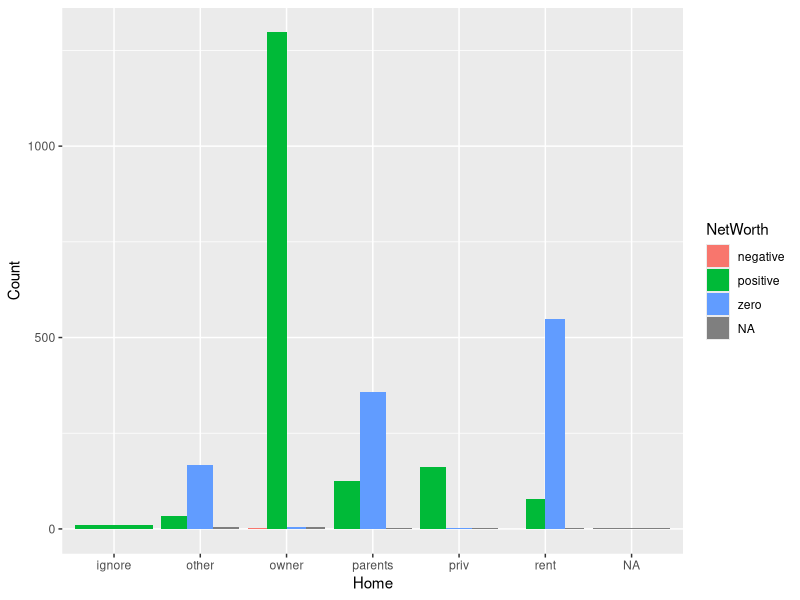
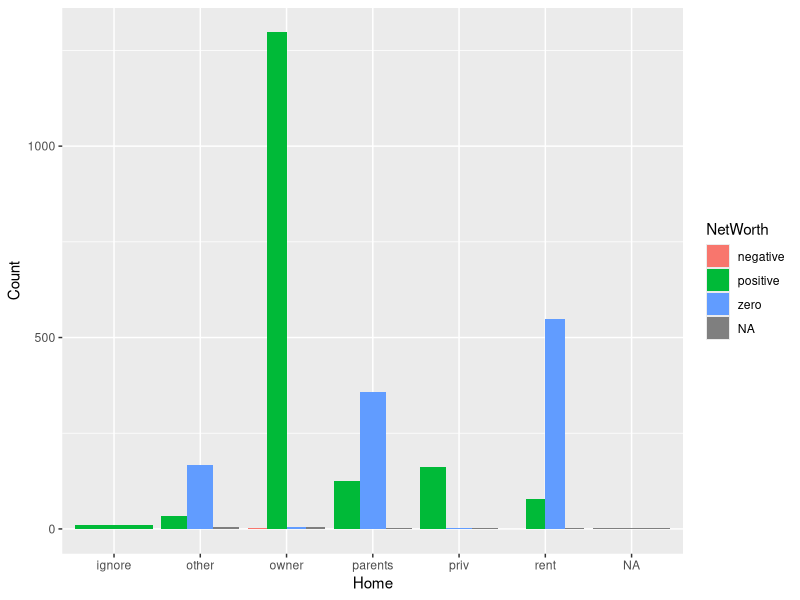

These figures' R source, in order:
## ---- chunk 1
library(dplyr)
library(readr)
customers <- read_csv("credit_data.csv")
customers
## ---- chunk 2
customers %>%
  select(id, Status, Time, Amount, Price)
## ---- chunk 3
select(customers, id, Status, Time, Amount, Price)
## ---- chunk 4
customers %>% 
  select(id:Marital)
## ---- chunk 5
customers %>% 
  select(1:5)
## ---- chunk 6
customers %>% 
  select(-Records)
## ---- chunk 7
customers %>% 
  select(id:Job, Amount, -Records)
## ---- chunk 8
customers %>% 
  select(starts_with("A"))
## ---- chunk 9
customers %>% 
  filter(Home == "owner")
## ---- chunk 10
customers %>% 
  filter(Job != "fixed")
## ---- chunk 11
customers %>% 
  filter(Home == "owner",
         Job != "fixed")

# is the same as

customers %>% 
  filter(Home == "owner" & Job != "fixed")
## ---- chunk 12
customers %>% 
  filter(Home == "rent" | Home == "parents")
## ---- chunk 13
customers %>% 
  filter(Home %in% c("rent", "parents"))
## ---- chunk 14
customers %>% 
  arrange(Amount)
## ---- chunk 15
customers %>% 
  arrange(desc(Amount))
## ---- chunk 16
customers %>% 
  arrange(Income, Assets, Debt)
## ---- chunk 17
customers %>% 
  arrange(desc(Amount)) %>% 
  slice(1:5)
## ---- chunk 18
customers %>% 
  mutate(DownPayment = Price - Amount)
## ---- chunk 19
customers %>% 
  mutate(Expenses = Expenses * 10,
         Income = Income * 10)
## ---- chunk 20
# customers$NetWorth <- ifelse(customers$Assets > customers$Debt, "positive",
#                              ifelse(customers$Assets < customers$Debt, "negative",
#                                     "zero"))
# customers
## ---- chunk 21
customers %>% 
  mutate(NetWorth = case_when(Assets > Debt ~ "positive",
                              Assets < Debt ~ "negative",
                              Assets == Debt ~ "zero"))
## ---- chunk 22
customers %>% 
  mutate(AmountPct = percent_rank(Amount))
## ---- chunk 23
customers %>% 
  mutate_at(vars(Expenses:Price), log)
## ---- chunk 24
x10 <- function(x) x*10
customers %>% 
  mutate_if(is.numeric, x10)
## ---- chunk 25
customers %>% 
  summarize(AvgAmount = mean(Amount))
## ---- chunk 26
customers %>% 
  group_by(Job) %>% 
  summarize(AvgAmount = mean(Amount),
            n = n())
## ---- chunk 27
customers %>% 
  group_by(Job, Marital) %>% 
  summarize(AvgAmount = mean(Amount),
            n = n())
## ---- chunk 28
customers %>% 
  group_by(Job) %>% 
  mutate(SDJobAmt = sd(Amount))
## ---- chunk 29
customers %>% 
  select(-Records) %>%
  filter(Job == "fixed") %>% 
  select(id, Age, Marital, Home, Job, Seniority, Expenses, Income, Assets, Debt, Amount, Time, Price, Status) %>% 
  arrange(desc(Amount)) %>% 
  mutate(NetWorth = case_when(Assets > Debt ~ "positive",
                              Assets < Debt ~ "negative",
                              Assets == Debt ~ "zero")) %>% 
  group_by(Home, NetWorth) %>% 
  summarize(Count = n())
## ---- chunk 30
library(ggplot2)

customers %>% 
  select(-Records) %>%
  filter(Job == "fixed") %>% 
  select(id, Age, Marital, Home, Job, Seniority, Expenses, Income, Assets, Debt, Amount, Time, Price, Status) %>% 
  arrange(desc(Amount)) %>% 
  mutate(NetWorth = case_when(Assets > Debt ~ "positive",
                              Assets < Debt ~ "negative",
                              Assets == Debt ~ "zero")) %>% 
  group_by(Home, NetWorth) %>% 
  summarize(Count = n()) %>% 
ggplot(aes(x = Home, fill = NetWorth, y = Count)) +
  geom_bar(position = "dodge", stat = "identity")
## ---- chunk 31
customers_plot <- customers %>% 
  select(-Records) %>%
  filter(Job == "fixed") %>% 
  select(id, Age, Marital, Home, Job, Seniority, Expenses, Income, Assets, Debt, Amount, Time, Price, Status) %>% 
  arrange(desc(Amount)) %>% 
  mutate(NetWorth = case_when(Assets > Debt ~ "positive",
                              Assets < Debt ~ "negative",
                              Assets == Debt ~ "zero")) %>% 
  group_by(Home, NetWorth) %>% 
  summarize(Count = n()) 

ggplot(customers_plot, aes(x = Home, fill = NetWorth, y = Count)) +
  geom_bar(position = "dodge", stat = "identity")
